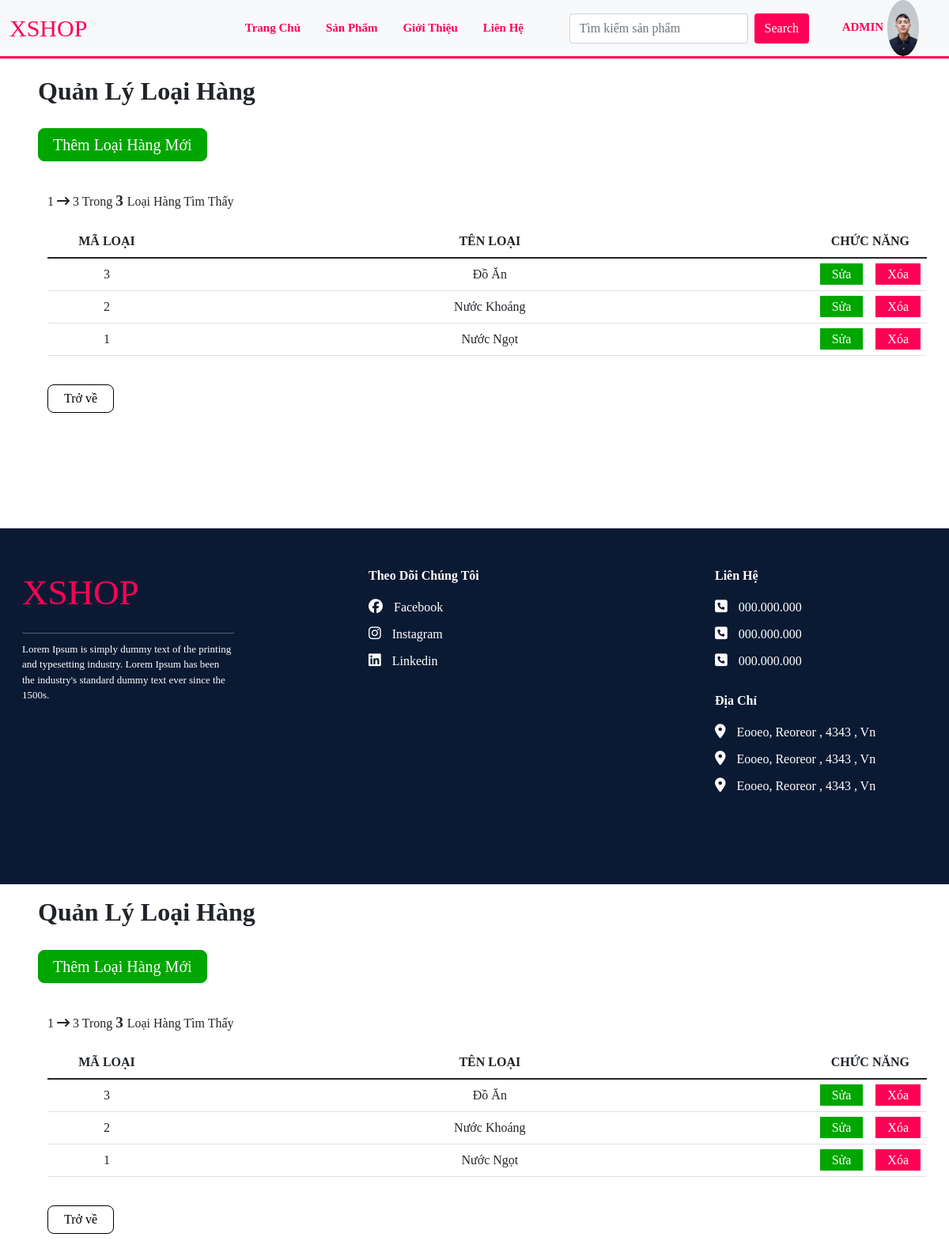
/admin/category.php (signed in), run on the app's committed database.
### tables this page shows
CREATE TABLE `category` (
  `category_id` int(11) NOT NULL,
  `category_name` varchar(255) NOT NULL
);

### global.php (called while the page is built, shortened)
<?php
$host = 'localhost';
$dbname = 'xshop';
$usernameDB = 'root';
$passwordDB = '';
try {
     $connect = new PDO("mysql:host=$host;dbname=$dbname;charset=utf8", $usernameDB, $passwordDB);
} catch (PDOException $err) {
     echo "connect bug:<br>" . $err->getMessage();
}
function queryDB($sql, $fetchData = false, $fetchAll = true)
{
     global $connect;
     try {
          $stmt = $connect->prepare($sql);
          $stmt->execute();
          if ($fetchData) {
               if ($fetchAll) {
                    return $stmt->fetchAll(PDO::FETCH_ASSOC);
               }
               return $stmt->fetch(PDO::FETCH_ASSOC);
          }
     } catch (PDOException $err) {
          echo "Query to DB bug:<br>" . $err->getMessage();
     } finally {
          unset($stmt, $connect);
     }
}

### admin/category.php (the view, shortened to what this page needs)
<?php
require_once '../global.php';
$sql = "SELECT * FROM `category` ORDER BY `category_name` ASC";
$categoryArr = queryDB($sql, 1);
$productArr = array_chunk($categoryArr, 5);
if (isset($_GET['indexPage'])) {
     $indexPage = $_GET["indexPage"];
} else {
     $indexPage = 0;
}
$indexDisplay = $indexPage;
$nowIndexFrom = ($indexDisplay + 1) * 5;
?>
<!DOCTYPE html>
<html lang="en">
<head>
     <link rel="stylesheet" href="../content/css/login.css">
     <link rel="stylesheet" href="../content/css/profile.css">
     <link rel="stylesheet" href="../content/css/manage.css">
     <link rel="stylesheet" href="../content/css/productdetail.css">
</head>
<body>
     <?php
     require_once "../site/menu.php";
     ?>
     <div class="row mx-0 manage-link-section p-3 ps-sm-5" style="min-height: 300px;">
          <h2 class="text-capitalize fw-bold fs-2 px-0">Quản lý loại hàng</h2>
          <a href="./categoryinsert.php" class="btn-insert">thêm loại hàng mới</a>
          <div class="container">
               <div class="col result-found my-3">
                    <p class="text-capitalize mb-0">
                         <?= $nowIndexFrom - 4 ?> <i class="fa-solid fa-arrow-right-long"></i> <?= $nowIndexFrom > count($categoryArr) ? count($categoryArr) : $nowIndexFrom ?> trong <span style="font-weight: 700; font-size:larger">
                              <?= count($categoryArr) ?>
                         </span>
                         loại hàng tìm thấy
                    </p>
               </div>
               <?php if (count($productArr) > 0) : ?>
                    <table class="table table-manage">
                         <thead class="thead-dark">
                              <tr>
                                   <th>Mã loại</th>
                                   <th>tên loại</th>
                                   <th colspan="2">chức năng</th>
                              </tr>
                         </thead>
                         <tbody>
                              <?php foreach ($productArr[$indexDisplay] as $cate) : ?>
                                   <tr>
                                        <td class="table-item-id"><?= $cate['category_id'] ?></td>
                                        <td class="table-item-name"><?= $cate['category_name'] ?></td>
                                        <td class="table-function"><a href="./categoryedit.php?cateid=<?= $cate['category_id'] ?>">Sửa</a></td>
                                        <td class="table-function"><a href="./categorydel.php?cateid=<?= $cate['category_id'] ?>" onclick="return confirm('Xóa thật không?');">xóa</a></td>
                                   </tr>
                              <?php endforeach; ?>
                         </tbody>
                    </table>
               <?php else : ?>
                    <p class="text-danger">Không có kết quả nào!</p>
               <?php endif; ?>
               <a class="insert_foot_btn back-btn" href="./adminmanager.php">Trở về</a>
          </div>
     </div>
     <?php require_once "../site/footer.php"; ?>
</body>
</html><?php
require_once '../global.php';
$sql = "SELECT * FROM `category` ORDER BY `category_name` ASC";
$categoryArr = queryDB($sql, 1);
$productArr = array_chunk($categoryArr, 5);
if (isset($_GET['indexPage'])) {
     $indexPage = $_GET["indexPage"];
} else {
     $indexPage = 0;
}
$indexDisplay = $indexPage;
$nowIndexFrom = ($indexDisplay + 1) * 5;
?>
<!DOCTYPE html>
<html lang="en">
<head>
     <link rel="stylesheet" href="../content/css/login.css">
     <link rel="stylesheet" href="../content/css/profile.css">
     <link rel="stylesheet" href="../content/css/manage.css">
     <link rel="stylesheet" href="../content/css/productdetail.css">
</head>
<body>
     <?php
     require_once "../site/menu.php";
     ?>
     <div class="row mx-0 manage-link-section p-3 ps-sm-5" style="min-height: 300px;">
          <h2 class="text-capitalize fw-bold fs-2 px-0">Quản lý loại hàng</h2>
          <a href="./categoryinsert.php" class="btn-insert">thêm loại hàng mới</a>
          <div class="container">
               <div class="col result-found my-3">
                    <p class="text-capitalize mb-0">
                         <?= $nowIndexFrom - 4 ?> <i class="fa-solid fa-arrow-right-long"></i> <?= $nowIndexFrom > count($categoryArr) ? count($categoryArr) : $nowIndexFrom ?> trong <span style="font-weight: 700; font-size:larger">
                              <?= count($categoryArr) ?>
                         </span>
                         loại hàng tìm thấy
                    </p>
               </div>
               <?php if (count($productArr) > 0) : ?>
                    <table class="table table-manage">
                         <thead class="thead-dark">
                              <tr>
                                   <th>Mã loại</th>
                                   <th>tên loại</th>
                                   <th colspan="2">chức năng</th>
                              </tr>
                         </thead>
                         <tbody>
                              <?php foreach ($productArr[$indexDisplay] as $cate) : ?>
                                   <tr>
                                        <td class="table-item-id"><?= $cate['category_id'] ?></td>
                                        <td class="table-item-name"><?= $cate['category_name'] ?></td>
                                        <td class="table-function"><a href="./categoryedit.php?cateid=<?= $cate['category_id'] ?>">Sửa</a></td>
                                        <td class="table-function"><a href="./categorydel.php?cateid=<?= $cate['category_id'] ?>" onclick="return confirm('Xóa thật không?');">xóa</a></td>
                                   </tr>
                              <?php endforeach; ?>
                         </tbody>
                    </table>
               <?php else : ?>
                    <p class="text-danger">Không có kết quả nào!</p>
               <?php endif; ?>
               <a class="insert_foot_btn back-btn" href="./adminmanager.php">Trở về</a>
          </div>
     </div>
     <?php require_once "../site/footer.php"; ?>
</body>
</html>

### content/css/manage.css (style rules this page uses)
.manage-link-section > a { text-decoration: none; font-size: 20px; font-weight: 400; text-transform: capitalize; color: #000; }
a.btn-insert { background: #00a600; color: #fff; width: auto; padding: 5px 18px; margin: 20px 0; border: 1px solid #00a600; border-radius: 8px; }
.insert_foot_btn { margin-right: 10px; margin-top: 20px; padding: 5px 20px; text-decoration: none; color: #000; background: #fff; border: 1px solid #000; display: inline-block; width: auto; border-radius: 8px; }
table.table-manage > thead > tr > th { text-transform: uppercase; text-align: center; vertical-align: text-bottom; }
table.table-manage > tbody > tr > td { text-transform: capitalize; width: auto; text-align: center; }
table.table-manage > tbody > tr > td > a { text-decoration: none; color: #fff; background: #00a600; padding: 5px 15px; cursor: pointer; }
table.table-manage > tbody > tr > td:last-child > a { background: #ff0056; }
.table-item-id { width: 150px !important; max-width: 100%; }
.table-function { width: 20px !important; max-width: 100%; }
.manage-link-section > div.container { overflow-x: scroll; }
.back-btn { margin-bottom: 30px; }

### site/menu.php (style rules this page uses)
* { padding: 0; margin: 0; box-sizing: border-box; font-family: open-sans; }

### data on the page
category: category_id "3", category_name "Đồ Ăn"
category: category_id "2", category_name "Nước Khoáng"
category: category_id "1", category_name "Nước Ngọt"

### other printed values
$_SESSION['userLogin']['user_nickname'] "ADMIN"
$nowIndexFrom - 4 "1"
count($categoryArr) "3"
